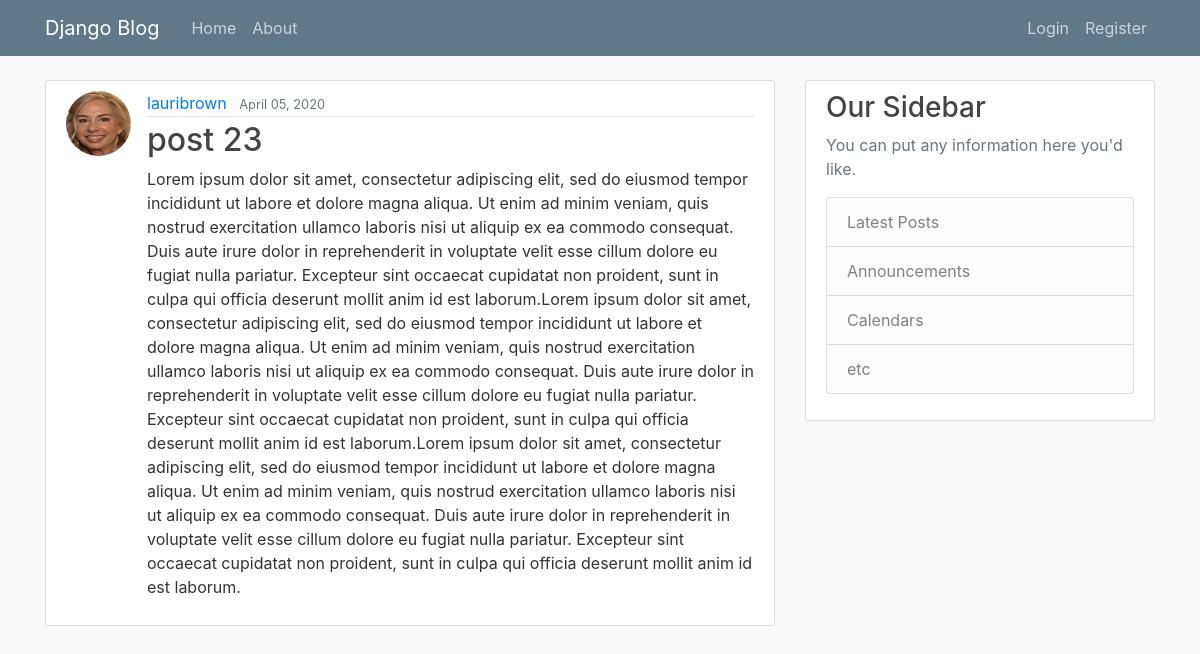
/post/16/, run on the app's committed database.
### blog/models.py (models this page shows, shortened)
class Post(models.Model):
    title = models.CharField(max_length=100)
    content = models.TextField()
    date_posted = models.DateTimeField(default=timezone.now)
    author = models.ForeignKey(User, on_delete=models.CASCADE)

### users/models.py (models this page shows, shortened)
class Profile(models.Model):
    user = models.OneToOneField(User, on_delete=models.CASCADE)
    image = models.ImageField(default='default.jpg', upload_to='profile_pics')

### blog/views.py (the view)
# urls.py: path('post/<int:pk>/', PostDetailView.as_view(), name='post-detail'),
class PostDetailView(DetailView):
    model = Post

### blog/templates/blog/post_detail.html (shortened to what this page needs)
{% extends "blog/base.html" %}
{% block content %}
  <article class="media content-section">
    <img class="rounded-circle article-img" src="{{ object.author.profile.image.url }}">
    <div class="media-body">
      <div class="article-metadata">
        <a class="mr-2" href="#">{{ object.author }}</a>
        <small class="text-muted">{{ object.date_posted|date:"F d, Y" }}</small>
      </div>
      <h2 class="article-title">{{ object.title }}</h2>
      <p class="article-content">{{ object.content }}</p>
    </div>
  </article>
{% endblock content %}

### blog/static/blog/main.css (style rules this page uses)
body { background: #fafafa; color: #333333; margin-top: 5rem; }
h1, h2, h3, h4, h5, h6 { color: #444444; }
.content-section { background: #ffffff; padding: 10px 20px; border: 1px solid #dddddd; border-radius: 3px; margin-bottom: 20px; }
.article-title { color: #444444; }
.article-content { white-space: pre-line; }
.article-img { height: 65px; width: 65px; margin-right: 16px; }
.article-metadata { padding-bottom: 1px; margin-bottom: 4px; border-bottom: 1px solid #e3e3e3 }

### data on the page
Post: author.profile.image (picture), author "lauribrown", date_posted "April 05, 2020", title "post 23", content "Lorem ipsum dolor sit amet, consectetur adipiscing elit, sed do eiusmod tempor incididunt ut labore et dolore magna aliqua. Ut enim ad minim veniam, quis nostrud exercitation ullamco laboris nisi ut aliquip ex ea commodo consequat. Duis aute irure dolor in reprehenderit in voluptate velit esse cillum dolore eu fugiat nulla pariatur. Excepteur sint occaecat cupidatat non proident, sunt in culpa qui officia deserunt mollit anim id est laborum.Lorem ipsum dolor sit amet, consectetur adipiscing elit, sed do eiusmod tempor incididunt ut labore et dolore magna aliqua. Ut enim ad minim veniam, quis nostrud exercitation ullamco laboris nisi ut aliquip ex ea commodo consequat. Duis aute irure dolor…"
